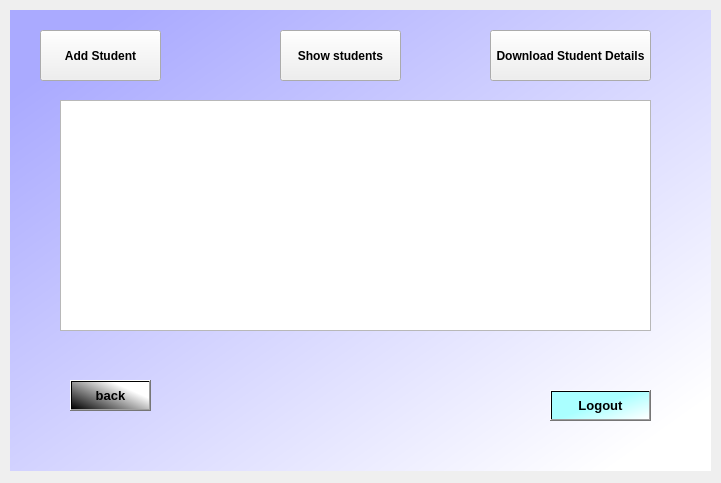
<?xml version="1.0" encoding="UTF-8"?>
<ui version="4.0">
 <class>MainWindow</class>
 <widget class="QMainWindow" name="MainWindow">
  <property name="geometry">
   <rect>
    <x>0</x>
    <y>0</y>
    <width>721</width>
    <height>483</height>
   </rect>
  </property>
  <property name="windowTitle">
   <string>MainWindow</string>
  </property>
  <widget class="QWidget" name="centralwidget">
   <widget class="QLabel" name="label">
    <property name="geometry">
     <rect>
      <x>10</x>
      <y>10</y>
      <width>701</width>
      <height>461</height>
     </rect>
    </property>
    <property name="styleSheet">
     <string notr="true">background-color: qlineargradient(spread:pad, x1:0.0734463, y1:0.108, x2:0.938, y2:0.909091, stop:0 rgba(170, 170, 255, 255), stop:1 rgba(255, 255, 255, 255));</string>
    </property>
    <property name="text">
     <string/>
    </property>
   </widget>
   <widget class="QPushButton" name="pushButton">
    <property name="geometry">
     <rect>
      <x>40</x>
      <y>30</y>
      <width>121</width>
      <height>51</height>
     </rect>
    </property>
    <property name="font">
     <font>
      <weight>75</weight>
      <bold>true</bold>
     </font>
    </property>
    <property name="text">
     <string>Add Student</string>
    </property>
   </widget>
   <widget class="QPushButton" name="pushButton_2">
    <property name="geometry">
     <rect>
      <x>280</x>
      <y>30</y>
      <width>121</width>
      <height>51</height>
     </rect>
    </property>
    <property name="font">
     <font>
      <weight>75</weight>
      <bold>true</bold>
     </font>
    </property>
    <property name="text">
     <string>Show students</string>
    </property>
   </widget>
   <widget class="QPushButton" name="pushButton_3">
    <property name="geometry">
     <rect>
      <x>490</x>
      <y>30</y>
      <width>161</width>
      <height>51</height>
     </rect>
    </property>
    <property name="font">
     <font>
      <weight>75</weight>
      <bold>true</bold>
     </font>
    </property>
    <property name="text">
     <string>Download Student Details</string>
    </property>
   </widget>
   <widget class="QPushButton" name="pushButton_4">
    <property name="geometry">
     <rect>
      <x>70</x>
      <y>380</y>
      <width>81</width>
      <height>31</height>
     </rect>
    </property>
    <property name="font">
     <font>
      <pointsize>10</pointsize>
      <weight>75</weight>
      <bold>true</bold>
     </font>
    </property>
    <property name="styleSheet">
     <string notr="true">background-color: qlineargradient(spread:pad, x1:0, y1:1, x2:0.8125, y2:0.358, stop:0 rgba(0, 0, 0, 255), stop:1 rgba(255, 255, 255, 255));</string>
    </property>
    <property name="text">
     <string>back</string>
    </property>
   </widget>
   <widget class="QPushButton" name="pushButton_5">
    <property name="geometry">
     <rect>
      <x>550</x>
      <y>390</y>
      <width>101</width>
      <height>31</height>
     </rect>
    </property>
    <property name="font">
     <font>
      <pointsize>10</pointsize>
      <weight>75</weight>
      <bold>true</bold>
     </font>
    </property>
    <property name="styleSheet">
     <string notr="true">background-color: qlineargradient(spread:pad, x1:0.432, y1:0.528409, x2:1, y2:1, stop:0 rgba(170, 255, 255, 255), stop:1 rgba(255, 255, 255, 255));</string>
    </property>
    <property name="text">
     <string>Logout</string>
    </property>
   </widget>
   <widget class="QTableWidget" name="tableWidget">
    <property name="geometry">
     <rect>
      <x>60</x>
      <y>100</y>
      <width>591</width>
      <height>231</height>
     </rect>
    </property>
   </widget>
  </widget>
 </widget>
 <resources>
  <include location="images.qrc"/>
 </resources>
 <connections/>
</ui>
